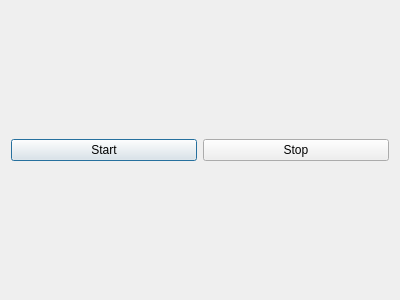
<?xml version="1.0" encoding="UTF-8"?>
<ui version="4.0">
 <class>PatchDialog</class>
 <widget class="QDialog" name="PatchDialog">
  <property name="geometry">
   <rect>
    <x>0</x>
    <y>0</y>
    <width>400</width>
    <height>300</height>
   </rect>
  </property>
  <property name="windowTitle">
   <string>Dialog</string>
  </property>
  <layout class="QGridLayout" name="gridLayout">
   <item row="0" column="0">
    <widget class="QPushButton" name="btnStart">
     <property name="text">
      <string>Start</string>
     </property>
    </widget>
   </item>
   <item row="0" column="1">
    <widget class="QPushButton" name="btnStop">
     <property name="text">
      <string>Stop</string>
     </property>
    </widget>
   </item>
   <item row="1" column="0" colspan="2">
    <layout class="QVBoxLayout" name="verticalLayout"/>
   </item>
  </layout>
 </widget>
 <resources/>
 <connections/>
</ui>
